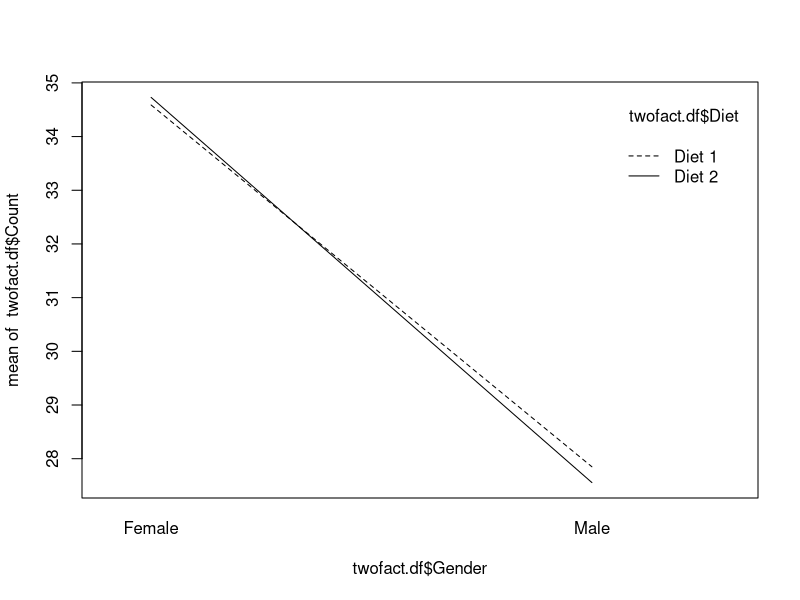
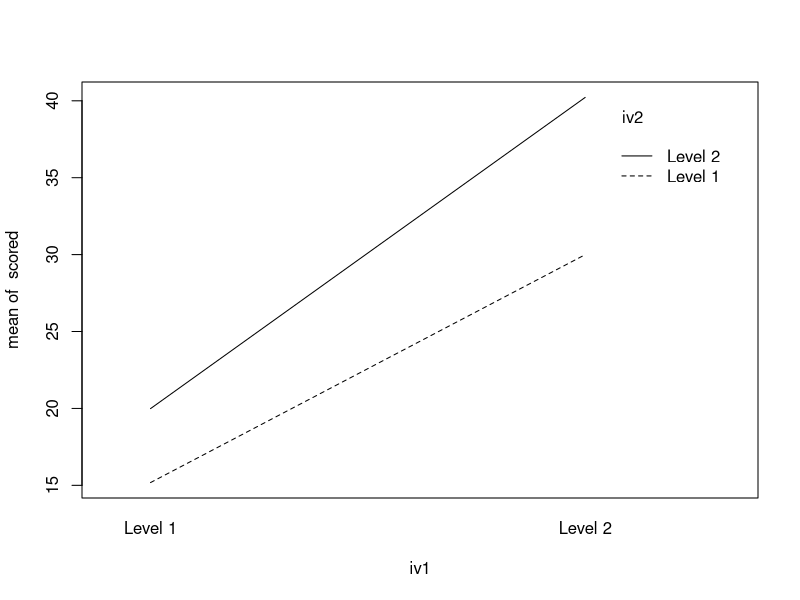

The R script that drew these images, in order:
## ---- chunk 1
knitr::opts_chunk$set(echo = TRUE,comment = NA)
## ---- chunk 2
groups = rep(c("Control","Treatment 1", "Treatment 2"), each = 20)
score =c(rnorm(20,10),rnorm(20,15),rnorm(20,22))
onefact <- data.frame(groups,score)
## ---- chunk 3
library(xtable)
library(knitr)
onefact.mod <- aov(score~groups, data=onefact)
summary(onefact.mod)
kable(xtable(onefact.mod),format = 'markdown')
## ---- chunk 4
 Gender = c(rep("Male", 30), rep("Female",30))
 Diet = c(rep(c("Diet 1", "Diet 2"), 30))
 Count = c(rnorm(30,28,2),rnorm(30,35,2))
 twofact.df <- data.frame(Gender,Diet,Count)
 twofact.df
## ---- chunk 5
twofact.mod<-aov(Count~Gender*Diet,data = twofact.df)
summary(twofact.mod)
kable(xtable(summary(twofact.mod)))
## ---- chunk 6
interaction.plot(twofact.df$Gender,twofact.df$Diet, twofact.df$Count)
## ---- chunk 7
scored=rnorm(80,c(15,20,30,40))
iv1 = rep(c("Level 1","Level 2"),each=2,20)
iv2 = rep(c("Level 1","Level 2"),each=1,40)
df <- data.frame(iv1,iv2,scored)
length(iv1)
length(iv2)
length(scored)
summary(aov(scored~iv1*iv2,data = df))
interaction.plot(iv1,iv2,scored)
